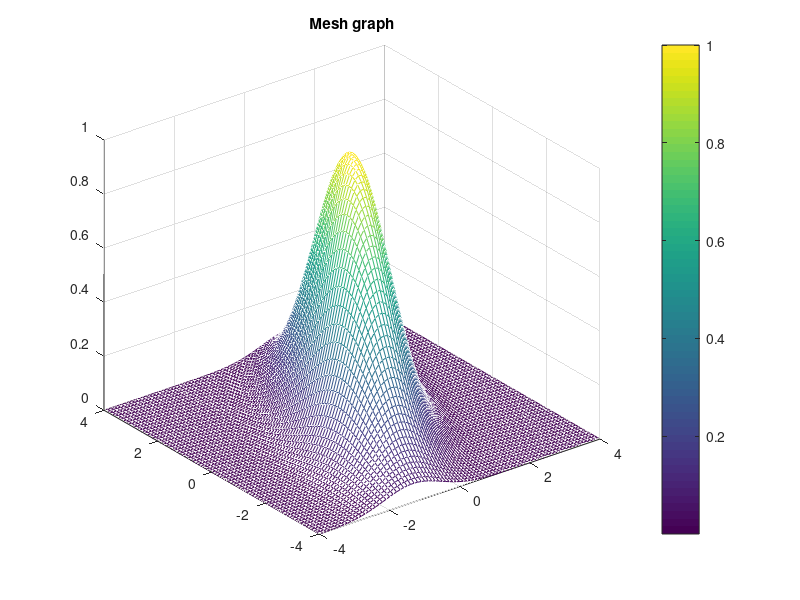

Recreate this plot in MATLAB.
x=(-4:0.1:4);
y=(-4:0.1:4);
[X,Y] = meshgrid(x,y);
z=exp(-0.5.*(X.^2+0.5*((X-Y).^2)));

mesh(X, Y, z);
colorbar;
title("Mesh graph");